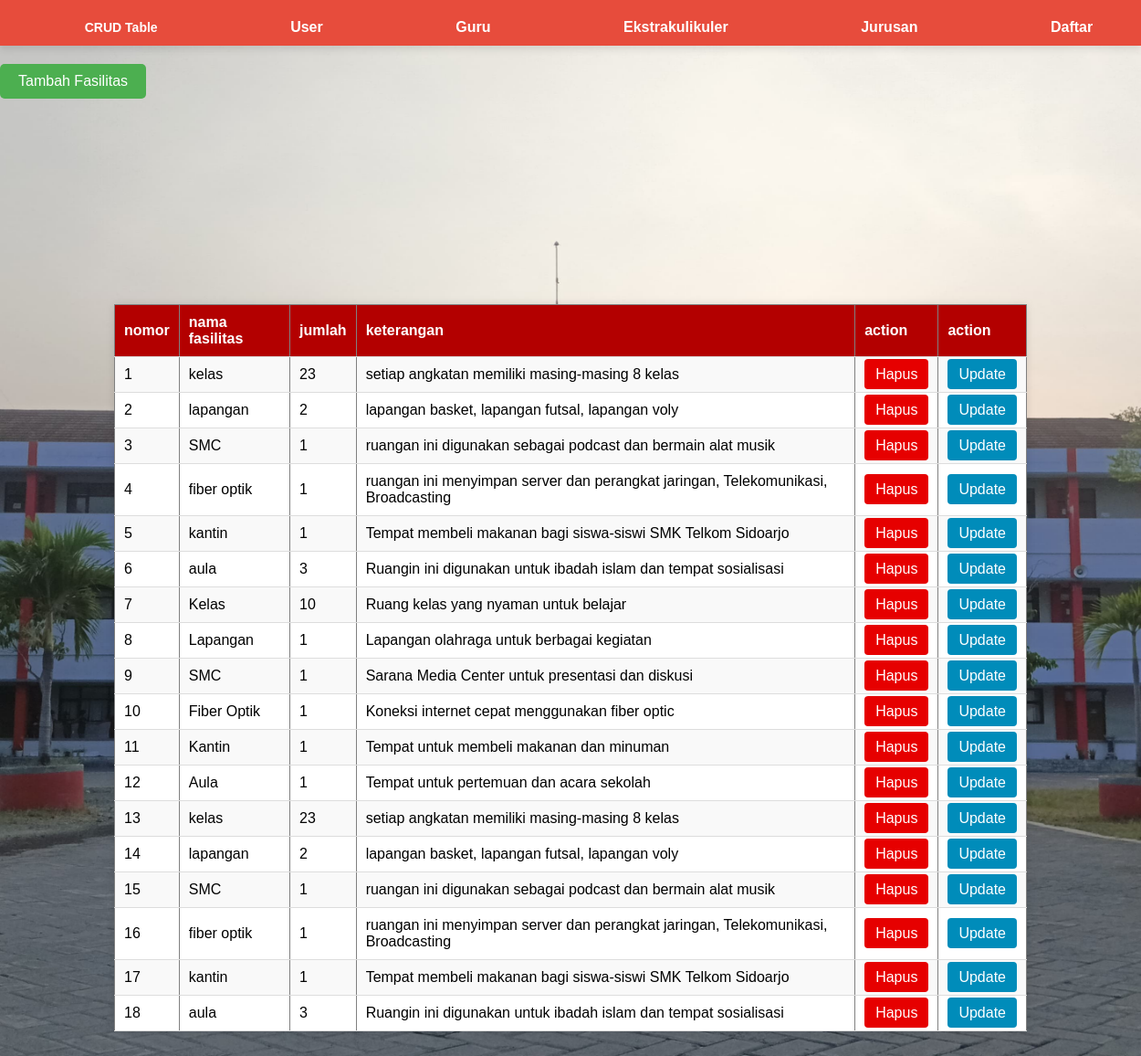
/admin/fasilitas.php, run on the app's committed database.
### tables this page shows
CREATE TABLE `fasilitas` (
  `id_fasilitas` int(15) NOT NULL,
  `nama` varchar(15) NOT NULL,
  `jumlah` varchar(15) NOT NULL,
  `keterangan` varchar(100) NOT NULL
);

### admin/fasilitas.php (the view, shortened to what this page needs)
<!DOCTYPE html>
<html lang="en">
<head>
<link rel="stylesheet" href="index.css">
<link rel="stylesheet" href="buat tombol.css">
</head>
<body>
  <nav>
    <div class="navbar">
      <ul>
        <li><h2>CRUD Table</h2></li>
        <li><a href="index.php">User</a></li>
        <li><a href="guru.php">Guru</a></li>
        <li><a href="ekstrakulikuler.php">Ekstrakulikuler</a></li>
        <li><a href="jurusan.php">Jurusan</a></li>
        <li><a href="siswa.php">Daftar</a></li>
      </ul>
    </div>
  </nav>
  <div class="container">
    <a href="tambahfasilitas.php" class="btn-tambah">Tambah Fasilitas</a> <table border="1" class="table">
      <tr>
        <th>nomor</th>
        <th>nama fasilitas</th>
        <th>jumlah</th>
        <th>keterangan</th>
        <th>action</th>
        <th>action</th>
      </tr>
      <?php
        $nomor = 1;
        include '../koneksi.php';
        $query_mysql = mysqli_query($mysqli, "SELECT * FROM fasilitas") or die(mysqli_error());
        while($data = mysqli_fetch_array($query_mysql)){
      ?>
        <tr>
          <td><?php echo $nomor++; ?></td>
          <td><?php echo $data['nama']; ?></td>
          <td><?php echo $data['jumlah']; ?></td>
          <td><?php echo $data['keterangan']; ?></td>
          <td><a href="deletefasilitas.php?id=<?php echo $data['id_fasilitas']; ?>" class="btn-hapus">Hapus</a></td>
          <td><a href="editfasilitas.php?id=<?php echo $data['id_fasilitas']; ?>" class="btn-update">Update</a></td>
        </tr>
      <?php } ?>
    </table>
  </div>
</body>
</html>

### admin/index.css (style rules this page uses)
body { font-family: Arial, sans-serif; background-image: url(background\ telkom.jpg); padding: 0 0 80px 0; background-size: cover; background-position: center; background-repeat: no-repeat; margin: 0; padding: 0; }
nav { background-color: #e74c3c; box-shadow: 0 4px 8px rgba(0, 0, 0, 0.1); height: 50px; }
.navbar { width: 100%; margin: 0 auto; padding: 0 20px; }
.navbar ul li h2 { color: #fff; font-family: Arial, Helvetica, sans-serif; font-size: 14px; padding: 10px 20px; }
nav ul { list-style: none; padding: 0; margin: 0; display: flex; justify-content: space-around; align-items: center; }
nav ul li { display: inline; }
nav ul li a { padding: 10px 20px 10px 20px; text-decoration: none; color: white; font-weight: bold; transition: background-color 0.3s ease; }
table { width: 80%; border-collapse: collapse; margin: 225px auto; background-color: white; box-shadow: 0 0 10px rgba(0, 0, 0, 0.1); justify-items: center; }
th, td { padding: 10px; text-align: left; border-bottom: 1px solid #ddd; }
th { background-color: #b30000; color: white; }
tr:nth-child(even) { background-color: #f9f9f9; }
a { text-decoration: none; padding: 8px 12px; border-radius: 4px; color: white; }
.btn-hapus { background-color: #e60000; }
.btn-update { background-color: #008CBA; }

### admin/buat tombol.css (style rules this page uses)
.btn-tambah { display: inline-block; padding: 10px 20px; background-color: #4CAF50; color: white; text-decoration: none; border: none; border-radius: 5px; cursor: pointer; }

### data on the page
fasilitas: nama "kelas", jumlah "23", keterangan "setiap angkatan memiliki masing-masing 8 kelas"
fasilitas: nama "lapangan", jumlah "2", keterangan "lapangan basket, lapangan futsal, lapangan voly"
fasilitas: nama "SMC", jumlah "1", keterangan "ruangan ini digunakan sebagai podcast dan bermain alat musik"
fasilitas: nama "fiber optik", jumlah "1", keterangan "ruangan ini menyimpan server dan perangkat jaringan, Telekomunikasi, Broadcasting"
fasilitas: nama "kantin", jumlah "1", keterangan "Tempat membeli makanan bagi siswa-siswi SMK Telkom Sidoarjo"
fasilitas: nama "aula", jumlah "3", keterangan "Ruangin ini digunakan untuk ibadah islam dan tempat sosialisasi"
fasilitas: nama "Kelas", jumlah "10", keterangan "Ruang kelas yang nyaman untuk belajar"
fasilitas: nama "Lapangan", jumlah "1", keterangan "Lapangan olahraga untuk berbagai kegiatan"
fasilitas: nama "SMC", jumlah "1", keterangan "Sarana Media Center untuk presentasi dan diskusi"
fasilitas: nama "Fiber Optik", jumlah "1", keterangan "Koneksi internet cepat menggunakan fiber optic"
fasilitas: nama "Kantin", jumlah "1", keterangan "Tempat untuk membeli makanan dan minuman"
fasilitas: nama "Aula", jumlah "1", keterangan "Tempat untuk pertemuan dan acara sekolah"
fasilitas: nama "kelas", jumlah "23", keterangan "setiap angkatan memiliki masing-masing 8 kelas"
fasilitas: nama "lapangan", jumlah "2", keterangan "lapangan basket, lapangan futsal, lapangan voly"
fasilitas: nama "SMC", jumlah "1", keterangan "ruangan ini digunakan sebagai podcast dan bermain alat musik"
fasilitas: nama "fiber optik", jumlah "1", keterangan "ruangan ini menyimpan server dan perangkat jaringan, Telekomunikasi, Broadcasting"
fasilitas: nama "kantin", jumlah "1", keterangan "Tempat membeli makanan bagi siswa-siswi SMK Telkom Sidoarjo"
fasilitas: nama "aula", jumlah "3", keterangan "Ruangin ini digunakan untuk ibadah islam dan tempat sosialisasi"
